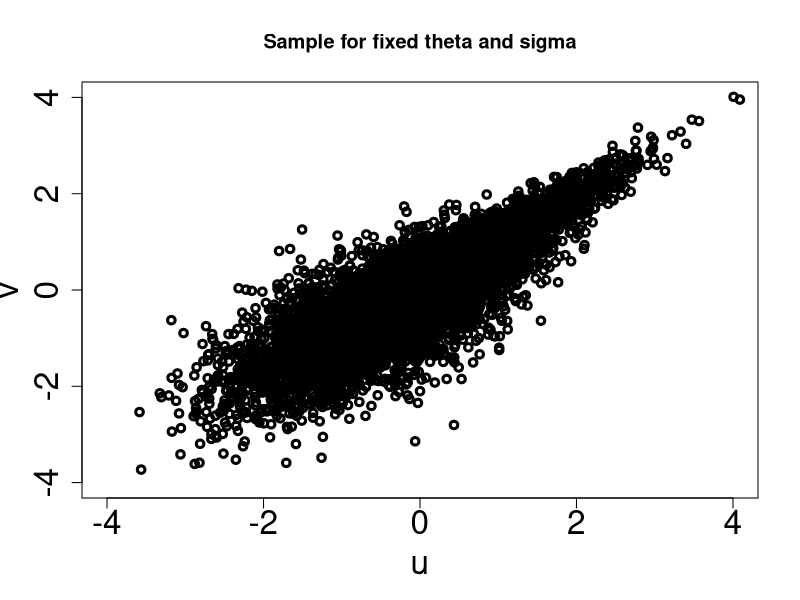

Reproduce this figure in R.

# clear all variables
rm(list = ls(all = TRUE))
graphics.off()

rAC = function(name, n, d, theta) {
    illegalpar = switch(name, clayton = (theta < 0), gumbel = (theta < 1), frank = (theta < 
        0), BB9 = ((theta[1] < 1) | (theta[2] < 0)), GIG = ((theta[2] < 0) | (theta[3] < 
        0) | ((theta[1] > 0) & (theta[3] == 0)) | ((theta[1] < 0) & (theta[2] == 
        0))))
    if (illegalpar) 
        stop("Illegal parameter value")
    independence = switch(name, clayton = (theta == 0), gumbel = (theta == 1), frank = (theta == 
        0), BB9 = (theta[1] == 1), GIG = FALSE)
    U = runif(n * d)
    U = matrix(U, nrow = n, ncol = d)
    if (independence) 
        return(U)
    Y = switch(name, clayton = rgamma(n, 1/theta), gumbel = rstable(n, 1/theta) * 
        (cos(pi/(2 * theta)))^theta, frank = rFrankMix(n, theta), BB9 = rBB9Mix(n, 
        theta), GIG = rGIG(n, theta[1], theta[2], theta[3]))
    Y = matrix(Y, nrow = n, ncol = d)
    phi.inverse = switch(name, clayton = function(t, theta) {
        (1 + t)^(-1/theta)
    }, gumbel = function(t, theta) {
        exp(-t^(1/theta))
    }, frank = function(t, theta) {
        (-1/theta) * log(1 - (1 - exp(-theta)) * exp(-t))
    }, BB9 = function(t, theta) {
        exp(-(theta[2]^theta[1] + t)^(1/theta[1]) + theta[2])
    }, GIG = function(t, theta) {
        lambda = theta[1]
        chi = theta[2]
        psi = theta[3]
        if (chi == 0) out = (1 + 2 * t/psi)^(-lambda) else if (psi == 0) out = 2^(lambda + 
            1) * exp(besselM3(lambda, sqrt(2 * chi * t), logvalue = TRUE) - lambda * 
            log(2 * chi * t)/2)/gamma(-lambda) else out = exp(besselM3(lambda, sqrt(chi * 
            (psi + 2 * t)), logvalue = TRUE) + lambda * log(chi * psi)/2 - besselM3(lambda, 
            sqrt(chi * psi), logvalue = TRUE) - lambda * log(chi * (psi + 2 * t))/2)
        out
    })
    phi.inverse(-log(U)/Y, theta)
}

rstable = function(n, alpha, beta = 1) {
    t0 = atan(beta * tan((pi * alpha)/2))/alpha
    Theta = pi * (runif(n) - 0.5)
    W = -log(runif(n))
    term1 = sin(alpha * (t0 + Theta))/(cos(alpha * t0) * cos(Theta))^(1/alpha)
    term2 = ((cos(alpha * t0 + (alpha - 1) * Theta))/W)^((1 - alpha)/alpha)
    term1 * term2
}

# special call to rAC for backwards compatibility
rcopula.gumbel = function(n, theta, d) {
    rAC("gumbel", n, d, theta)
}
sample.gc = rcopula.gumbel(10000, theta = 3, d = 2)

# using qnorm to apply sigma = 1
sample.metagc = apply(sample.gc, 2, qnorm)

# plot
plot(sample.metagc, xlim = c(-4, 4), ylim = c(-4, 4), xlab = "u", ylab = "v", lwd = 3, 
    cex.axis = 2, cex.lab = 2)
title("Sample for fixed theta and sigma")
